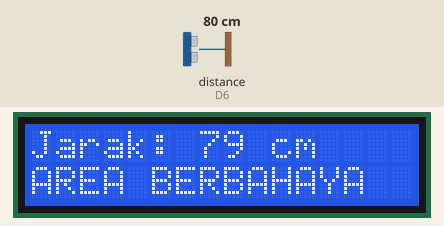
A program run on a simulated ESP8266 (NodeMCU). On the bench: 16×2 character LCD. Wiring (inferred from the names in the program): ultrasonic range finder: trigger D5; echo D6. The inputs (shaded band) are chosen by the test bench; at power-on: distance to the obstacle (sensor on D6) 80 cm. The echo pulse lasts 58.3 µs per cm.

Above: at 3.2 s.
3.3 s: distance to the obstacle (sensor on D6) set to 97 cm
At 4.6 s:
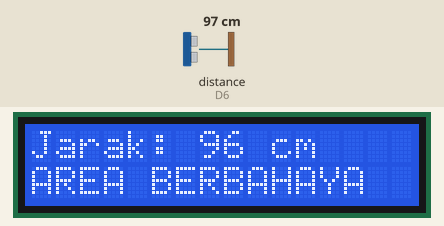
4.9 s: distance to the obstacle (sensor on D6) set to 105 cm
At 5.9 s:
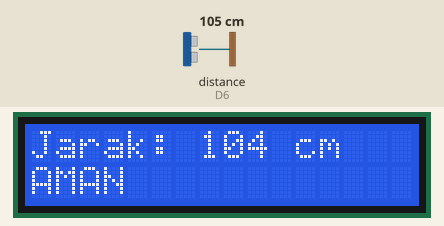
6.5 s: distance to the obstacle (sensor on D6) set to 2 cm
At 7.1 s:
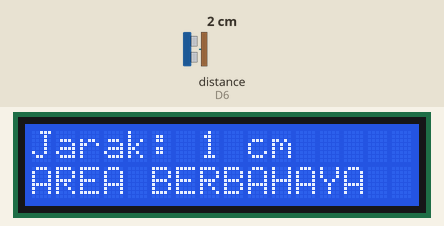
Timing chart, 0 to 9.5 s (numbered marks = the images above; inputs shaded):
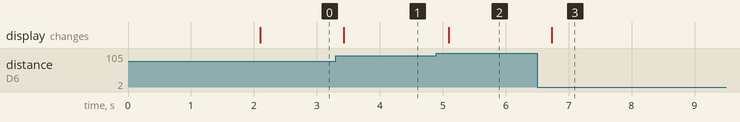

Measured:
- the behaviour switches between 100 and 101 cm on distance to the obstacle (sensor on D6) (found by bisection; images 1 and 2)
- after the input at 3.3 s, the display: changes after 0.13 s (image 1)
- after the input at 4.9 s, the display: changes after 0.19 s (image 2)
- after the input at 6.5 s, the display: changes after 0.23 s (image 3)

The program:

main.cpp
```cpp
#include <Arduino.h>
#include <Wire.h>
#include <LiquidCrystal_I2C.h>

const int trigPin = D5;
const int echoPin = D6;
const int sdaPin = D2;
const int sclPin = D1;

LiquidCrystal_I2C lcd(0x27, 16, 2);

long bacaJarakCM() {
  digitalWrite(trigPin, LOW);
  delayMicroseconds(2);
  digitalWrite(trigPin, HIGH);
  delayMicroseconds(10);
  digitalWrite(trigPin, LOW);

  long durasi = pulseIn(echoPin, HIGH, 25000);
  long jarak = durasi * 0.034 / 2;
  return jarak;
}

void setup() {
  pinMode(trigPin, OUTPUT);
  pinMode(echoPin, INPUT);

  Wire.begin(sdaPin, sclPin);
  lcd.init();
  lcd.backlight();

  delay(2000);
}

void loop() {
  long jarak = bacaJarakCM();

  lcd.clear();
  lcd.setCursor(0, 0);
  lcd.print("Jarak: ");
  lcd.print(jarak);
  lcd.print(" cm");

  lcd.setCursor(0, 1);
  if (jarak < 100) {
    lcd.print("AREA BERBAHAYA");
  } else {
    lcd.print("AMAN");
  }

  delay(300);
}
```
